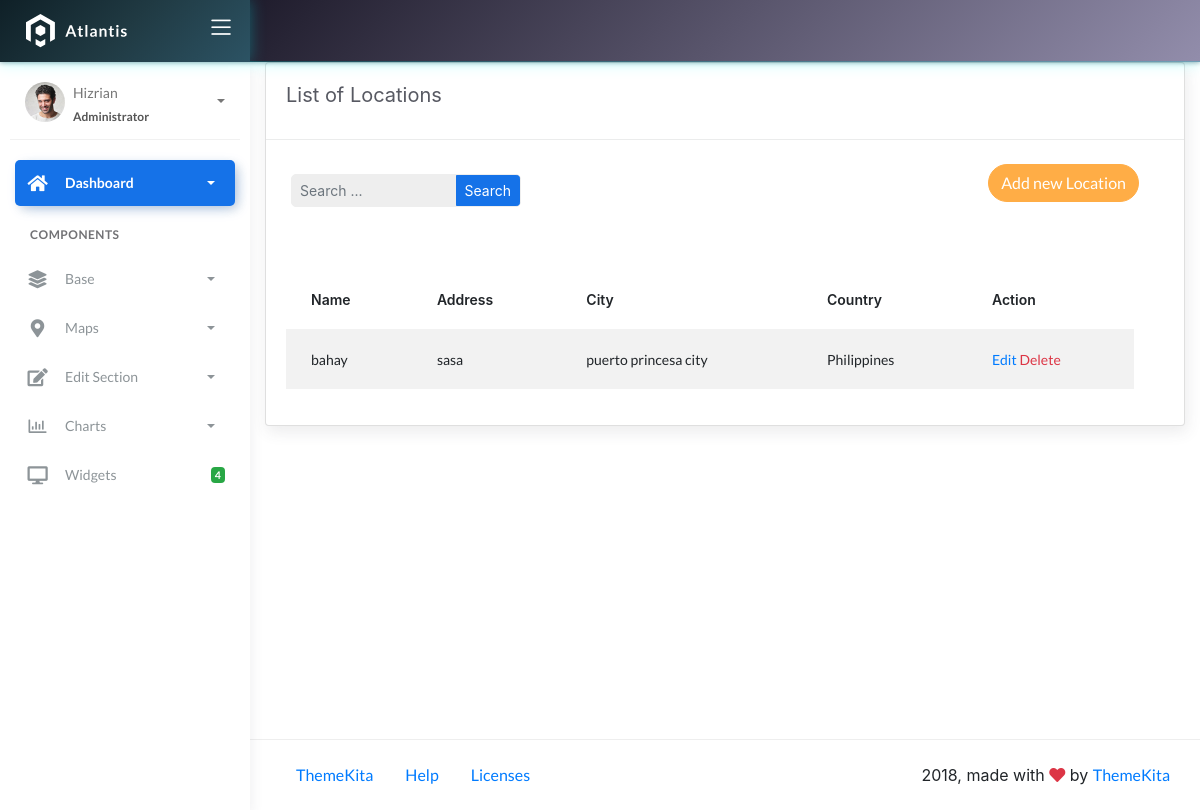
The page /locations/ on the database as committed earlier.
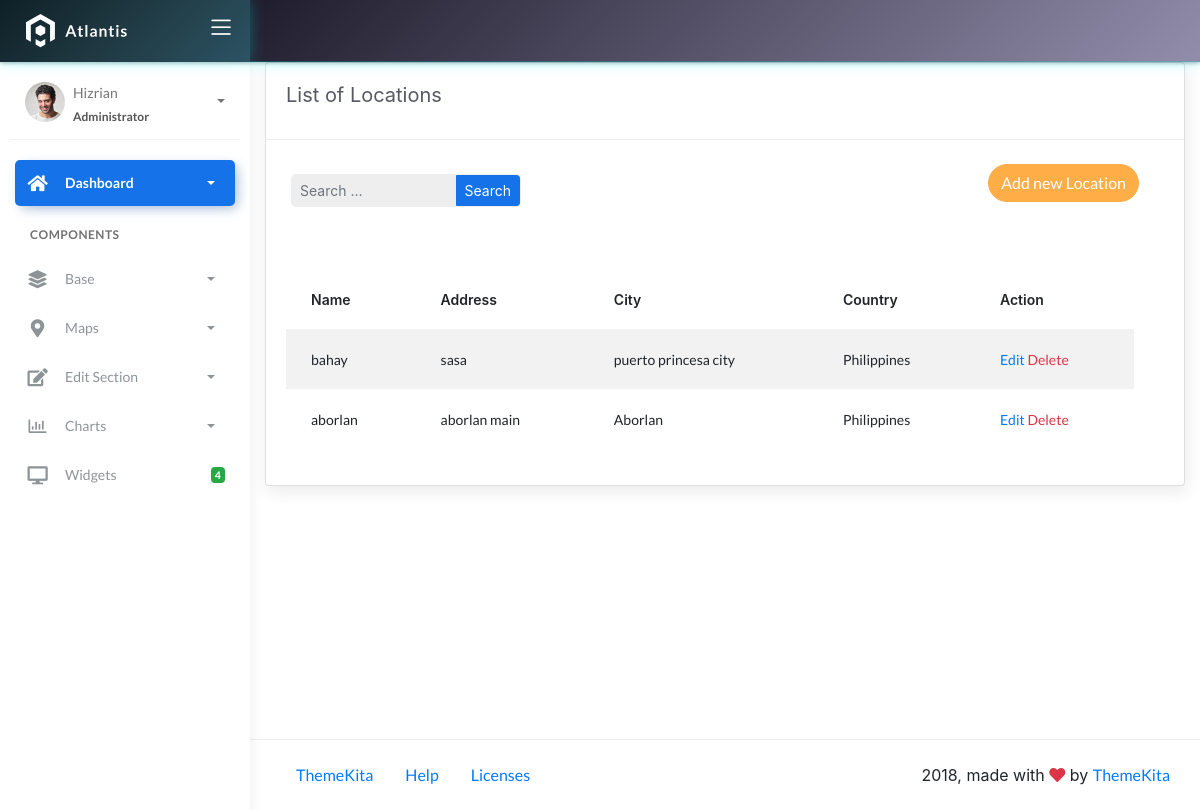
The same page on the database as committed later.
### fire/models.py (models this page shows)
class BaseModel(models.Model):
    created_at = models.DateTimeField(auto_now_add=True, db_index=True)
    updated_at = models.DateTimeField(auto_now=True)
    class Meta:
        abstract = True

class Locations(BaseModel):
    name = models.CharField(max_length=150)
    latitude = models.DecimalField(
        max_digits=22, decimal_places=16, null=True, blank=True)
    longitude = models.DecimalField(
        max_digits=22, decimal_places=16, null=True, blank=True)
    address = models.CharField(max_length=150)
    city = models.CharField(max_length=150)  # can be in separate table
    country = models.CharField(max_length=150)  # can be in separate table

### fire/views.py (the view, shortened to what this page needs)
# urls.py: path('locations/', LocationListView.as_view(), name='location-list'),
class LocationListView(ListView):
    model = Locations
    template_name = 'location_list.html'
    context_object_name = 'object_list'
    paginate_by = 10
    def get_queryset(self, *args, **kwargs):
        qs = super().get_queryset(*args, **kwargs)
        query = self.request.GET.get("q")
        return qs

### templates/location_list.html (shortened to what this page needs)
{% extends 'base.html' %}
{% load static %}
{% block content %}
<div class="content">
  <div class="container-fluid">
     <div class="row">
      <div class="col-md-12">
        <div class="card">
         <div class="card-header">
           <div class="card-title">List of Locations</div>
        </div>
        <div class="col-md-12 row">
          <div class="col-md-4">
            <form class="navbar-left navbar-form nav-search mr-md-3" action="{% url 'location-list' %}">
              <div class="form-group">
                <div class="input-group">
                  <input type="text" id="search" placeholder="Search ..." class="form-control form-control-sm" name="q" />
                  <div class="input-group-append">
                    <button class="btn btn-sm btn-primary" type="submit">Search</button>
                  </div>
                </div>
              </div>
            </form>
          </div>
        <div class="col-md-2">
         </div>
            <div class="col-md-6">
              <div class="pull-right"> <a href="{% url 'location-add' %}" class="btn btn-warning btn-rounded">Add new Location</a>
        </div>
        </div>
        <div class="card-body">
        <table class="table table-striped mt-3">
        <thead>
            <tr>
              <th scope="col">Name</th>
              <th scope="col">Address</th>
              <th scope="col">City</th>
              <th scope="col">Country</th>
              <th scope="col">Action</th>
            </tr>
            </thead>
            <tbody>
              {% for object in object_list %}
              <tr>
                <td>{{ object.name }}</td>
                <td>{{ object.address }}</td>
                <td>{{ object.city }}</td>
                <td>{{ object.country }}</td>
                <td>
                    <a href="{% url 'location-update' object.id %}">Edit</a>
                    <a href="{% url 'location-delete' object.id %}" class="text-danger">Delete</a>
                </td>
              </tr>
              {% empty %}
              <tr>
                <td colspan="5" style="text-align: center">
                <p class="text-sm font-weight-bold mb-0">No Records Found.</p>
                </td>
            </tr>
              {% endfor %}
              </tbody>
            </table>
           </div>
          </div>
        </div>
      </div>
    </div>
</div>
{% endblock %}

Rows that differ between the two databases and show on the page:
added Locations: name "aborlan", address "aborlan main", city "Aborlan", country "Philippines"
